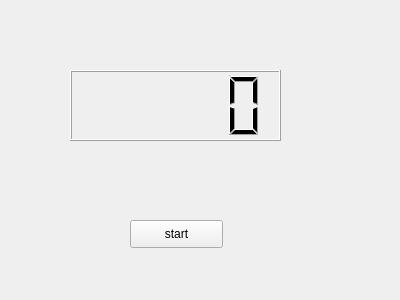
<?xml version="1.0" encoding="UTF-8"?>
<ui version="4.0">
 <class>Widget</class>
 <widget class="QWidget" name="Widget">
  <property name="geometry">
   <rect>
    <x>0</x>
    <y>0</y>
    <width>400</width>
    <height>300</height>
   </rect>
  </property>
  <property name="windowTitle">
   <string>Widget</string>
  </property>
  <widget class="QLCDNumber" name="lcdNumber">
   <property name="geometry">
    <rect>
     <x>70</x>
     <y>70</y>
     <width>211</width>
     <height>71</height>
    </rect>
   </property>
  </widget>
  <widget class="QPushButton" name="pushButton">
   <property name="geometry">
    <rect>
     <x>130</x>
     <y>220</y>
     <width>93</width>
     <height>28</height>
    </rect>
   </property>
   <property name="text">
    <string>start</string>
   </property>
  </widget>
 </widget>
 <layoutdefault spacing="6" margin="11"/>
 <resources/>
 <connections/>
</ui>
